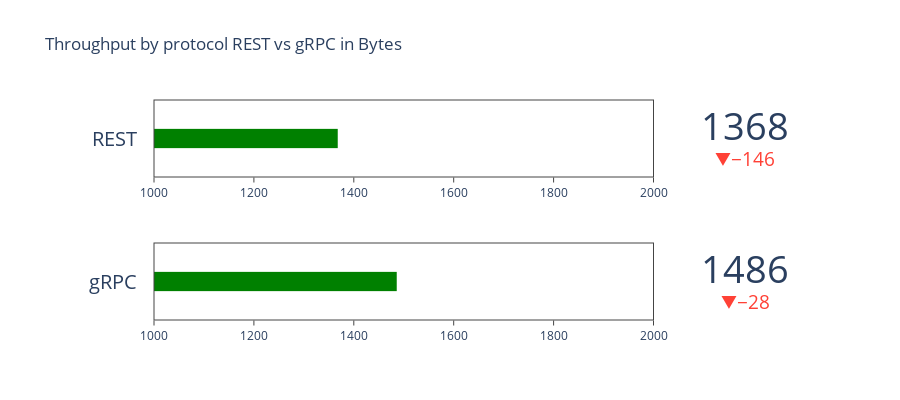

Notebook code cell kept with this figure:
### Code cell
df_src_feat_list = []
df_src_feat_list_1 = []

for elem in  flow_list[0]['flows']:
    tmp = pd.concat([elem['feat']['ps'], elem['feat']['client']])
    df_src_feat_list.append(tmp[tmp['frame.len.sum'] > 5000])

for elem in  flow_list[1]['flows']:
    tmp = pd.concat([elem['feat']['ps'], elem['feat']['client']])
    df_src_feat_list_1.append(tmp[tmp['frame.len.sum'] > 5000])
    
df_src_feat_list_all = []
df_src_feat_list_all_1 = []

for elem in df_src_feat_list:
    df_src_feat_list_all.append(df_src_feat_list_all)

for elem in df_src_feat_list_1:
    df_src_feat_list_all_1.append(df_src_feat_list_all_1)
    
name = 'frame.len.median'

x_m,std_m = extract_mean_std_feat_list(df_src_feat_list,name)
x_m1,std_m1 = extract_mean_std_feat_list(df_src_feat_list_1,name)

import plotly.graph_objects as go
fig = go.Figure()
fig.add_trace(go.Indicator(
    mode = "number+gauge+delta",
    gauge = {'shape': "bullet",'axis': {'range': [1000, 2000]}},
    value = x_m,
    delta = {'reference': 1514},
    domain = {'x': [0.1, 1], 'y': [0, 0.35]},
    title = {'text': flow_list[0]['type']}))
fig.add_trace(go.Indicator(
    mode = "number+gauge+delta",
    gauge = {'shape': "bullet",'axis': {'range': [1000, 2000]}},
    value = x_m1,
    delta = {'reference': 1514},
    domain = {'x': [0.1, 1], 'y': [0.65, 1]},
    title = {'text': flow_list[1]['type']}))

# update layout
fig.update_layout(height=400,title_text="Throughput by protocol REST vs gRPC in Bytes")

fig.show()

### Figure 1 — Plotly figure (JSON) as saved in the notebook; plotly's stock layout.template omitted (floating-point values rounded to 4 significant figures)
{"data": [{"delta": {"reference": 1514}, "domain": {"x": [0.1, 1], "y": [0, 0.35]}, "gauge": {"axis": {"range": [1000, 2000]}, "shape": "bullet"}, "mode": "number+gauge+delta", "title": {"text": "gRPC"}, "type": "indicator", "value": 1486.0}, {"delta": {"reference": 1514}, "domain": {"x": [0.1, 1], "y": [0.65, 1]}, "gauge": {"axis": {"range": [1000, 2000]}, "shape": "bullet"}, "mode": "number+gauge+delta", "title": {"text": "REST"}, "type": "indicator", "value": 1368.0}], "layout": {"height": 400, "title": {"text": "Throughput by protocol REST vs gRPC in Bytes"}}}
